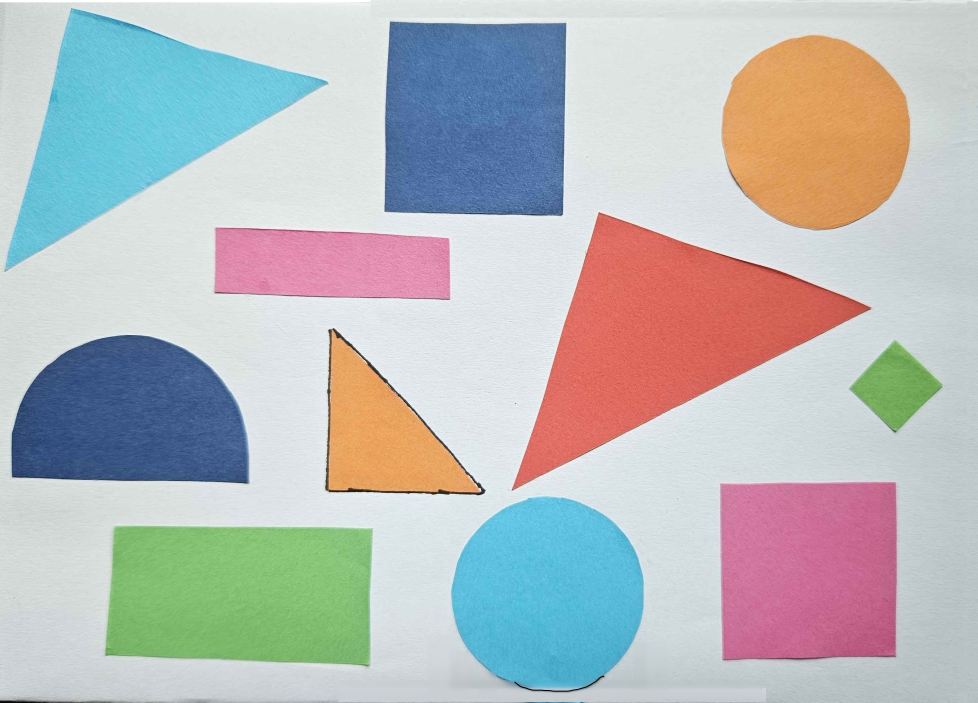
//> input picture src/test/DetectShape/shapes.jpg, 2933 x 2107 px (shown at 1/3 size)
$ ./test   (built with g++ and OpenCV 4)
//> lines starting //> are read from the running program, lines starting //| are printed output that depends on the picture; after the words box and inside, x2 and y2 are one past the last pixel; in counts of white or black regions, pixels touching at a corner belong together
#include <iostream>
#include <opencv2/highgui.hpp>
#include <opencv2/imgcodecs.hpp>
#include <opencv2/imgproc.hpp>

// Function definitions:
void getContours(cv::Mat imgDil, cv::Mat img);

// Constants
const unsigned short OUTPUT_WIDTH = 1280, OUTPUT_HEIGHT = 720;

// Trackbar values
int t1 = 78, t2 = 105;

// Callback functions for trackbars (no need to do anything here)
void onTrackbarChange(int, void *) {}

int main(int argc, char const *argv[]) {
    std::string path = "shapes.jpg"; // Original size: 3.035 × 2.199
    // std::string path = "shapes_dig.jpg";  // Original size: 962 × 864

    cv::Mat img = cv::imread(path), gray, blur, canny, dilated;
//> img is the input picture: 2107 rows x 2933 cols, CV_8UC3; mean B, G, R 188.1, 187.3, 185.2
    if (img.empty()) {
        std::cerr << "Could not open or find the image!" << std::endl;
        return -1;
    }

    // Scale the image
    cv::resize(img, img, cv::Size(OUTPUT_WIDTH, OUTPUT_HEIGHT));
//> img: 720 rows x 1280 cols, CV_8UC3

    // Perform image processing
    cv::cvtColor(img, gray, cv::COLOR_BGR2GRAY);         // Convert to gray
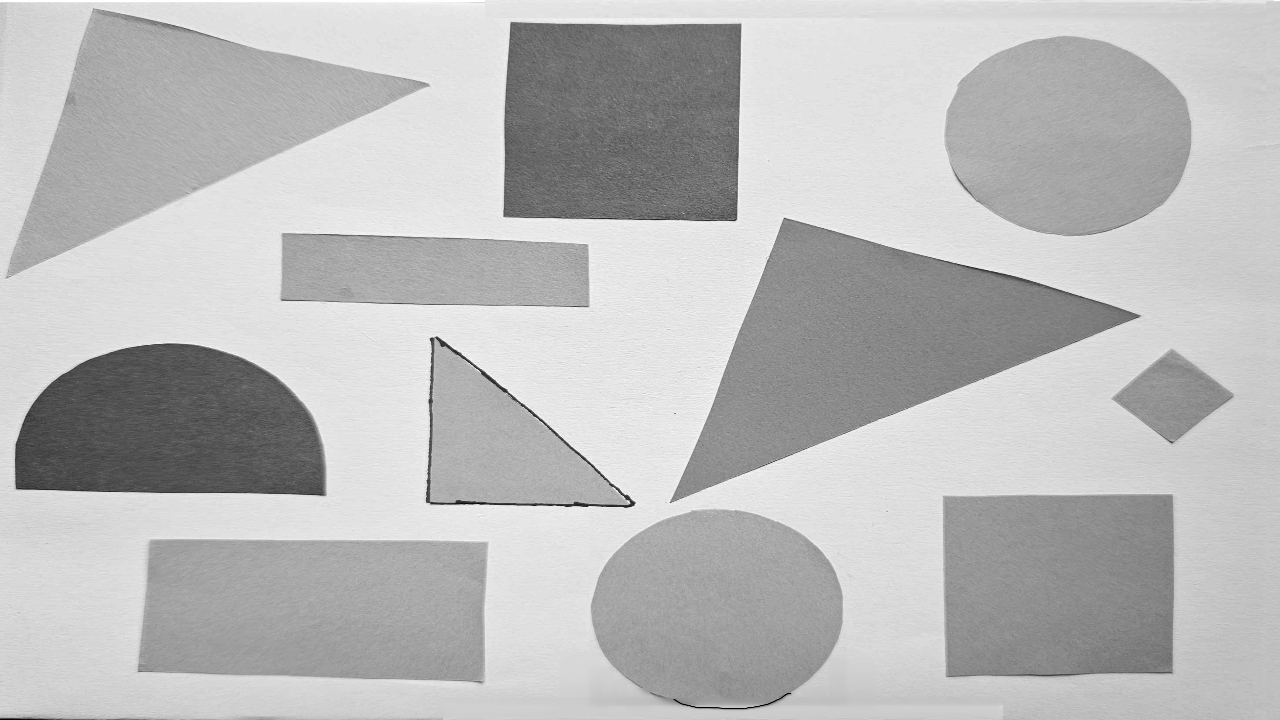
//> gray: 720 rows x 1280 cols, CV_8UC1; min 0, max 255, mean 186.6
    cv::GaussianBlur(gray, blur, cv::Size(5, 5), 3, 0);  // Blur image
    cv::Canny(blur, canny, t1, t2);                      // Detect edges
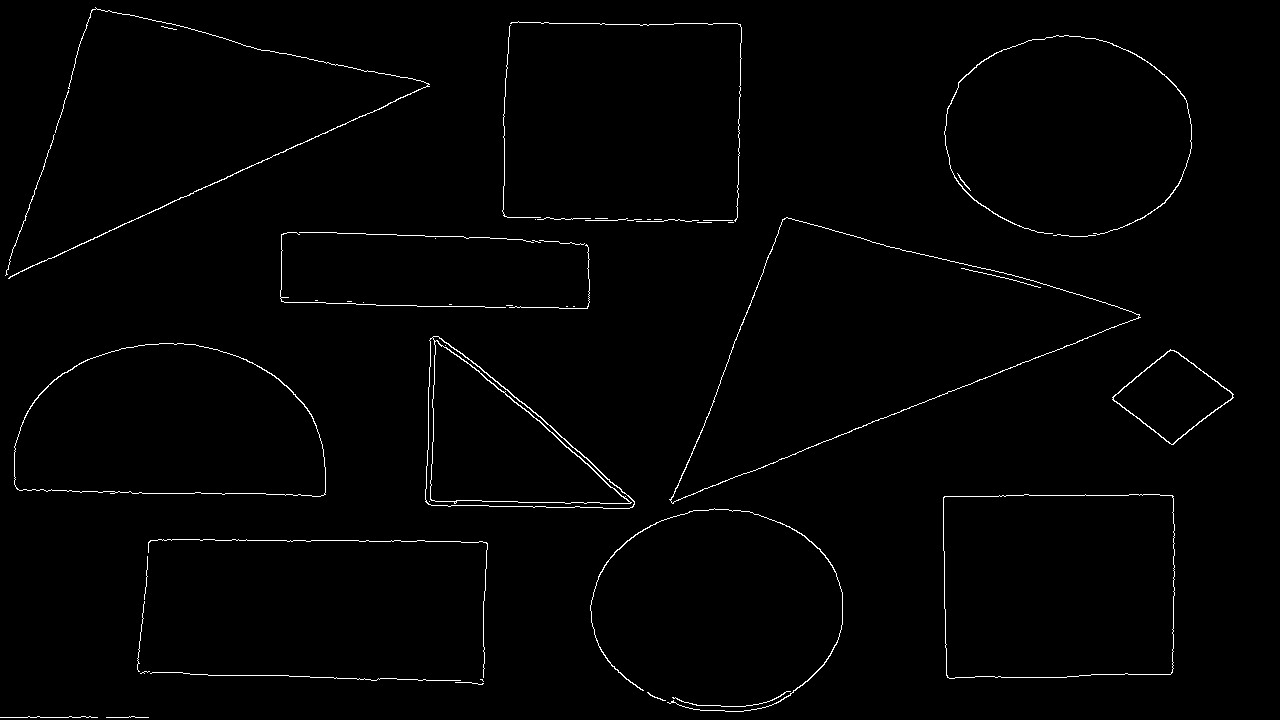
//> canny: 720 rows x 1280 cols, CV_8UC1; 1.2% white in thin lines or dots
    cv::Mat kernel = cv::getStructuringElement(cv::MORPH_RECT, cv::Size(5, 5));
    cv::dilate(canny, dilated, kernel);  // Dilate edges
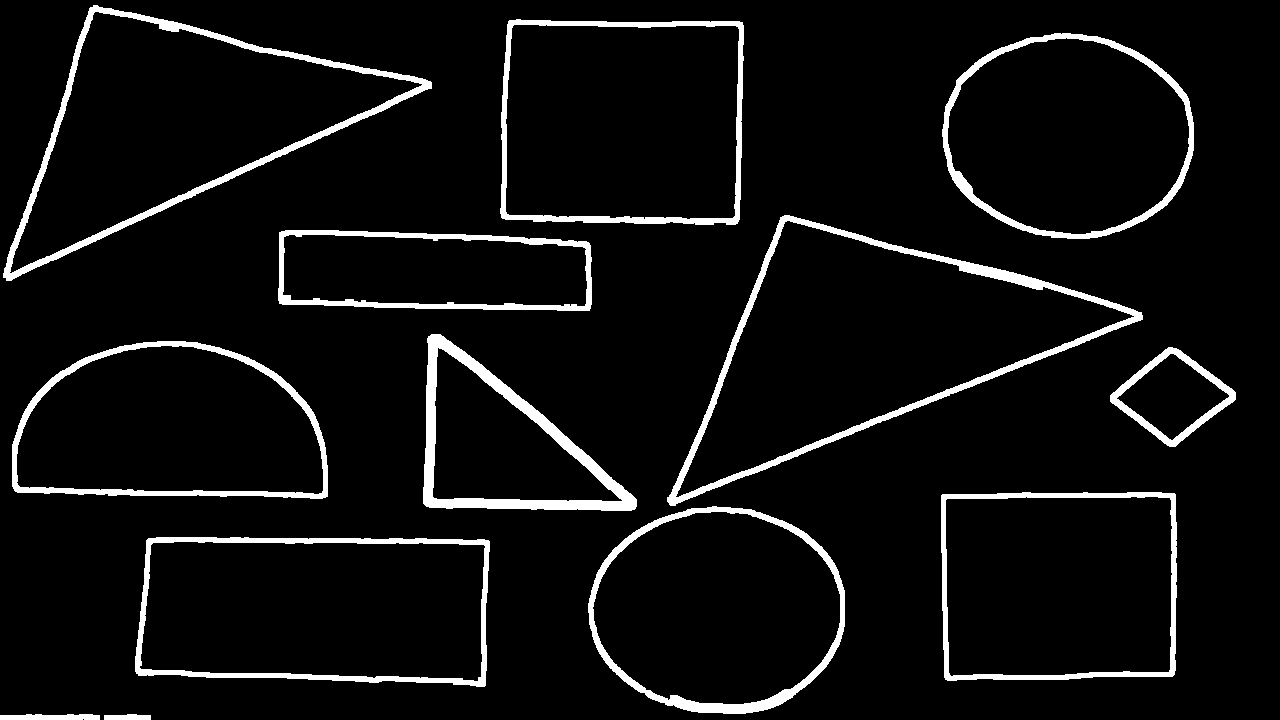
//> dilated: 720 rows x 1280 cols, CV_8UC1; 6.1% white; 13 white regions

    // Get contours
    getContours(dilated, img);

    // Display images:
    cv::imshow("Original", img);  // Show normal image
    cv::waitKey(0);

    return 0;
}

void getContours(cv::Mat imgDil, cv::Mat img) {
    std::vector<std::vector<cv::Point>> contours;
    std::vector<cv::Vec4i> hierarchy;

    // Documentation for findContours: https://docs.opencv.org/4.x/d3/dc0/group__imgproc__shape.html#gadf1ad6a0b82947fa1fe3c3d497f260e0
    cv::findContours(imgDil, contours, hierarchy, cv::RETR_EXTERNAL, cv::CHAIN_APPROX_SIMPLE);
//> contours = 13 contours; largest, box (x1, y1, x2, y2) and area: (667, 215, 1143, 506) 60264, (3, 5, 432, 281) 51638, (135, 537, 490, 687) 48676, (500, 19, 744, 225) 47809, (941, 492, 1177, 681) 43054

    //Define a vector of vectors to store the points of the polygon:
    std::vector<std::vector<cv::Point>> contoursPoly(contours.size());
//> contoursPoly = 13 empty contours
    std::vector<cv::Rect> boundRect(contours.size());

    for(unsigned short i = 0; i < contours.size(); i++){
        unsigned long area = cv::contourArea(contours[i]);

        if(area > 1000){
            float perimeter = cv::arcLength(contours[i], true);
            cv::approxPolyDP(contours[i], contoursPoly[i], 0.016 * perimeter, true);
            // Documentation for drawContours: https://docs.opencv.org/4.x/d6/d6e/group__imgproc__draw.html#ga746c0625f1781f1ffc90
            // cv::drawContours(img, contours, i, cv::Scalar(255, 0, 255), 2);
            cv::drawContours(img, contoursPoly, i, cv::Scalar(255, 0, 255), 2);  // Draw contours on the image
            boundRect[i] = cv::boundingRect(contoursPoly[i]);
            // cv::rectangle(img, boundRect[i].tl(), boundRect[i].br(), cv::Scalar(0, 255, 0), 2);

            unsigned short vertices = (unsigned short)contoursPoly[i].size();
            float aspectRatio = (float)boundRect[i].width / (float)boundRect[i].height;
            switch (vertices) {  // This is a lazy switch case. Its better to use a function to determine the shape.
                case 2:
                    cv::putText(img, "Line", contours[i][0], cv::FONT_HERSHEY_COMPLEX, 0.5, cv::Scalar(0, 0, 0), 1);
                    break;
                case 3:
                    cv::putText(img, "Triangle", (contours[i][0]), cv::FONT_HERSHEY_COMPLEX, 0.5, cv::Scalar(0, 0, 0), 1);
                    break;

                case 4:
                    if (aspectRatio > 0.75 && aspectRatio < 1.3) {
                        cv::putText(img, "Square", contours[i][0], cv::FONT_HERSHEY_COMPLEX, 0.5, cv::Scalar(0, 0, 0), 1);
                    } else {
                        cv::putText(img, "Rectangle", contours[i][0], cv::FONT_HERSHEY_COMPLEX, 0.5, cv::Scalar(0, 0, 0), 1);
                    }
                    break;
                case 5:
                    cv::putText(img, "Half circle", contours[i][0], cv::FONT_HERSHEY_COMPLEX, 0.5, cv::Scalar(0, 0, 0), 1);
                    break;

                case 6:
                    cv::putText(img, "Pentagon", contours[i][0], cv::FONT_HERSHEY_COMPLEX, 0.5, cv::Scalar(0, 0, 0), 1);
                    break;

                case 7:
                    cv::putText(img, "Heptagon", contours[i][0], cv::FONT_HERSHEY_COMPLEX, 0.5, cv::Scalar(0, 0, 0), 1);
                    break;

                default:
                    cv::putText(img, "Circle", contours[i][0], cv::FONT_HERSHEY_COMPLEX, 0.5, cv::Scalar(0, 0, 0), 1);
                    break;
            }
        }
    }
//> this loop made 13 passes
//> (area, perimeter, vertices, aspectRatio) on passes 3 to 13: (48675, 995.4, 4, 2.4), (41833, 776.3, 9, 1.23), (43053, 841.5, 4, 1.25), (6879, 339.6, 4, 1.26), (40377, 852, 6, 2.04), (21069, 675.9, 4, 1.21), (22780, 772.9, 4, 4.29), (60264, 1296.3, 3, 1.66), (40722, 766.4, 9, 1.21), (47809, 893.5, 4, 1.19), (51638, 1196.9, 3, 1.57)
//> area on passes 1 to 2: 194, 429
//> pass 3, in getContours, `cv::putText(img, "Rectangle", contours[i][0], cv::FONT_HERSHEY_COMPLEX..`:
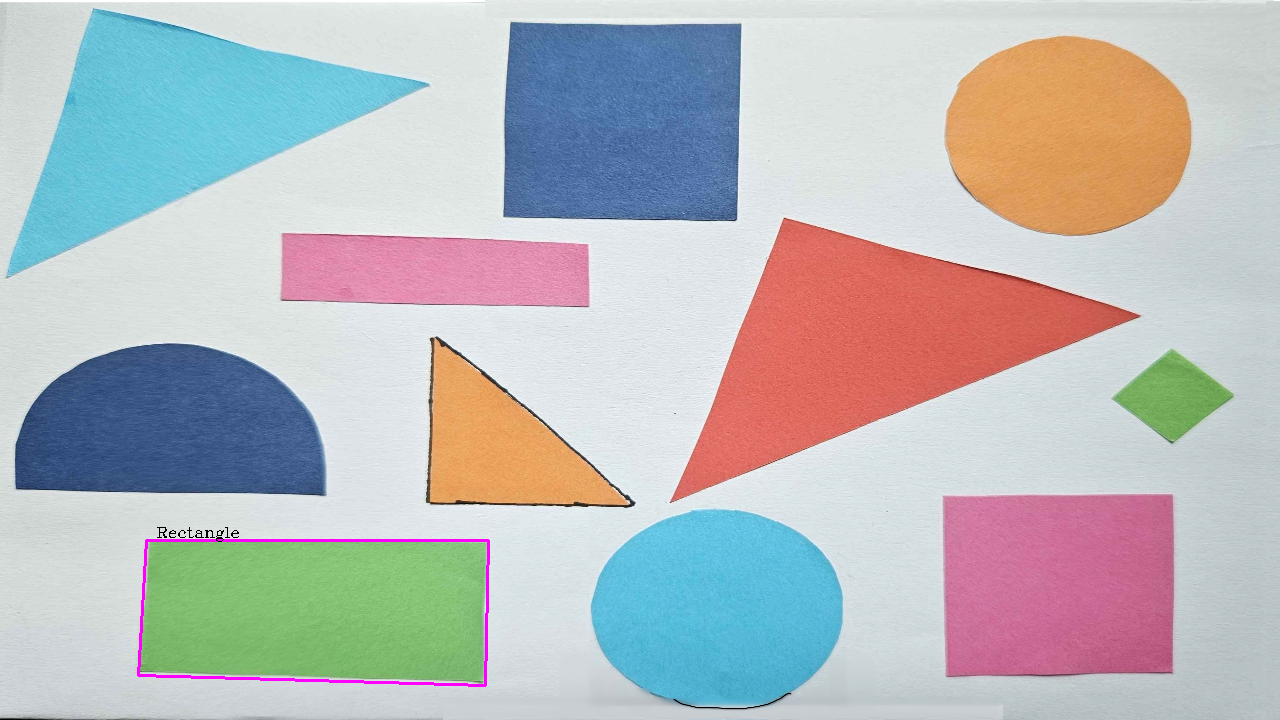
//> img: 720 rows x 1280 cols, CV_8UC3; mean B, G, R 188.1, 186.4, 185.2
//> after the loop:
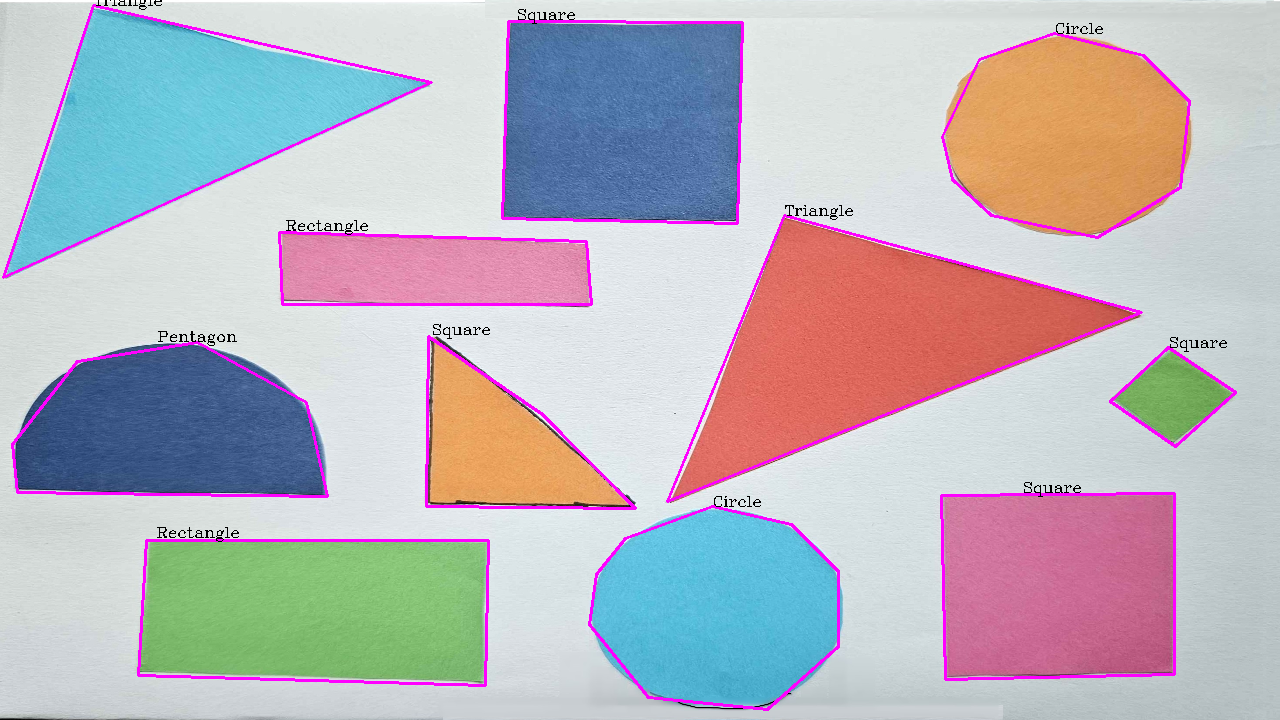
//> img: 720 rows x 1280 cols, CV_8UC3; 2.73% of pixels changed, all inside (x1, y1, x2, y2) = (2, 0, 1237, 711)
}
